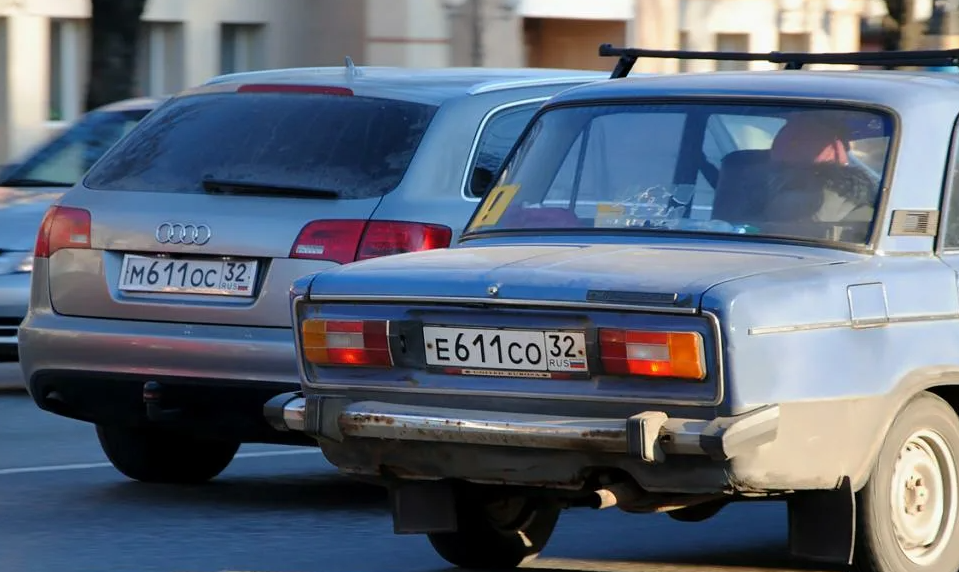
#> input picture lab2.2/lab2.2/number.png, 959 x 572 px
$ python test.py
#> lines starting #> are read from the running program, lines starting #| are printed output that depends on the picture; after the words box and inside, x2 and y2 are one past the last pixel; in counts of white or black regions, pixels touching at a corner belong together
import cv2

cv2.namedWindow('Number detect', cv2.WINDOW_NORMAL)
cascade_number = r'haarcascade_russian_plate_number.xml'
number_cascade = cv2.CascadeClassifier(cascade_number)

img = cv2.imread('number.png')
#> img is the input picture: shape (572, 959, 3); mean B, G, R 119.5, 104.4, 94.2
gray = cv2.cvtColor(img, cv2.COLOR_BGR2GRAY)
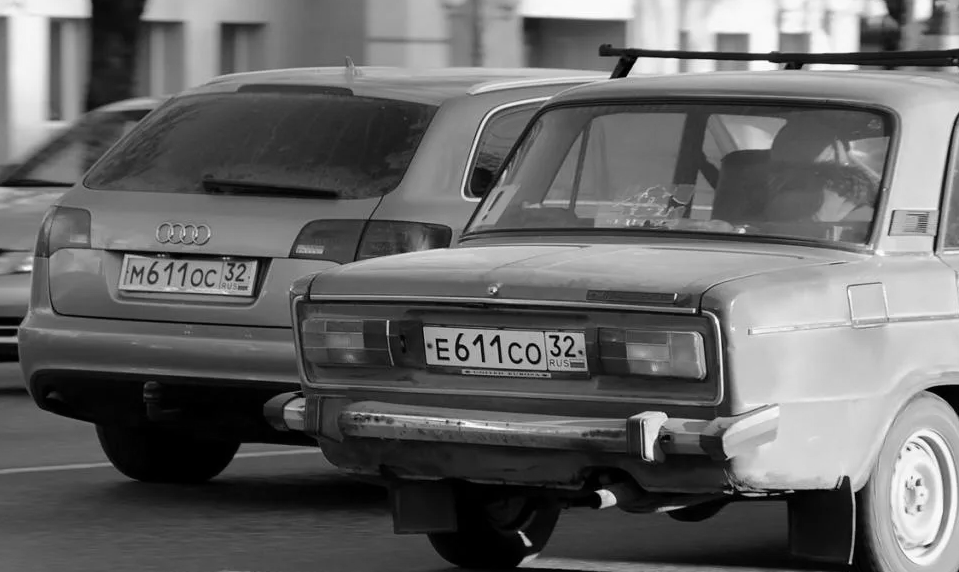
#> gray: shape (572, 959); min 0, max 255, mean 103.1

number = number_cascade.detectMultiScale(gray, scaleFactor=1.1,
                                            minNeighbors=5)
#> number = [[101, 244, 175, 58], [411, 313, 191, 64]]

for x, y, w, h in number:
    cv2.rectangle(img, (x,y), (x+w,y+h), (255,255,0), 2)
#> this loop made 2 passes
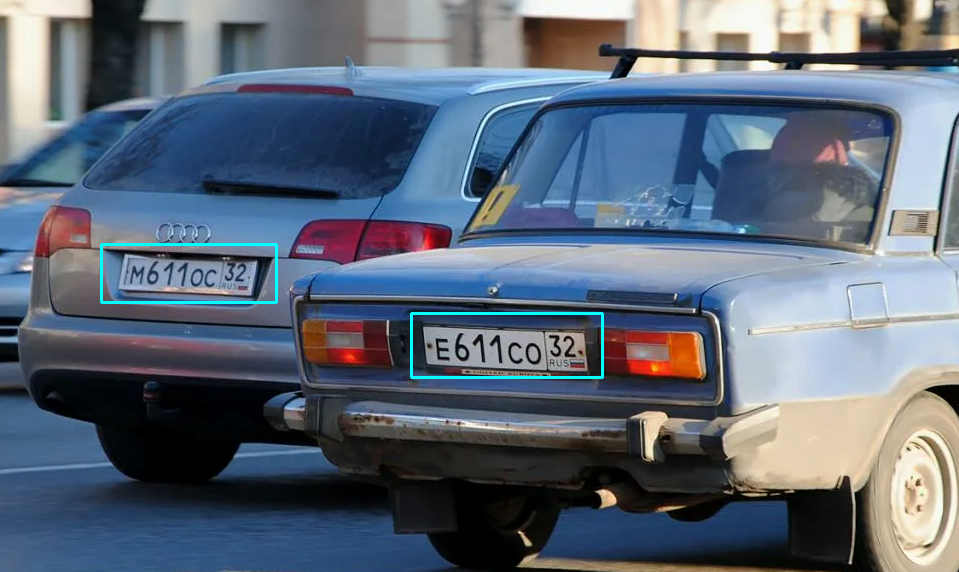
#> img: shape (572, 959, 3); 0.53% of pixels changed, all inside (x1, y1, x2, y2) = (100, 243, 604, 379)

cv2.imshow('Number detect', img)
cv2.waitKey(0)
cv2.destroyAllWindows()

$ run again, with lab2.2/lab2.2/group.jpg saved as lab2.2/lab2.2/number.png
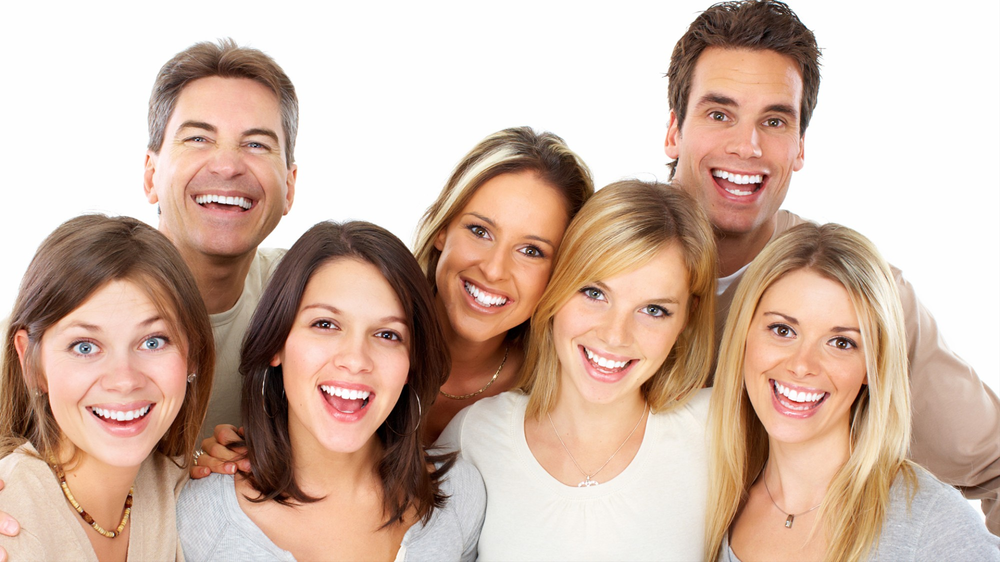
#> input picture lab2.2/lab2.2/group.jpg, 1000 x 562 px, shrunk from 2000 x 1125 before the run
#> img is the input picture: shape (562, 1000, 3); mean B, G, R 165.5, 180.7, 207.2
#> `gray = cv2.cvtColor(img, cv2.COLOR_BGR2GRAY)`:
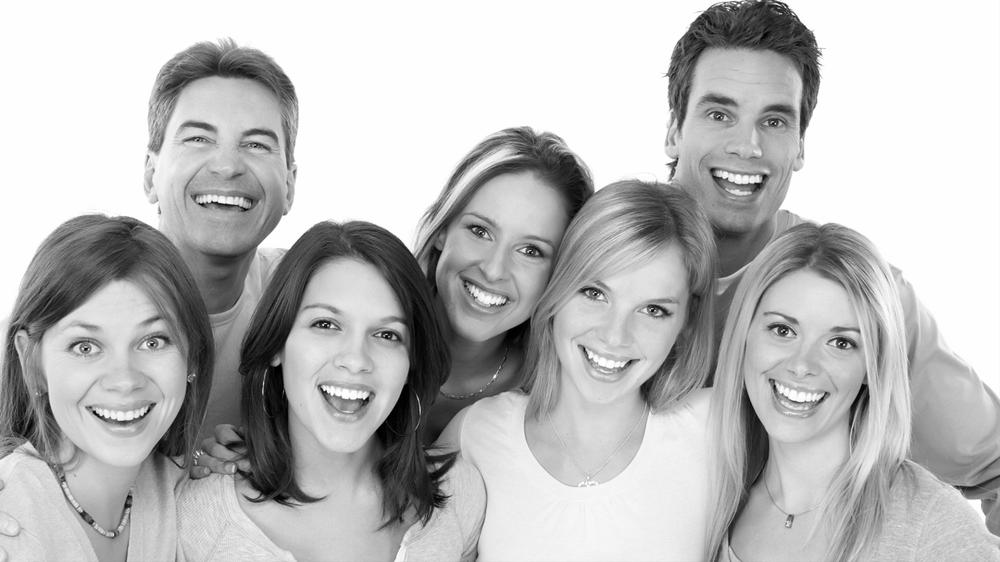
#> gray: shape (562, 1000); min 0, max 255, mean 186.9
#> number = ()

$ run again, with lab2.2/lab2.2/smile.jpg saved as lab2.2/lab2.2/number.png
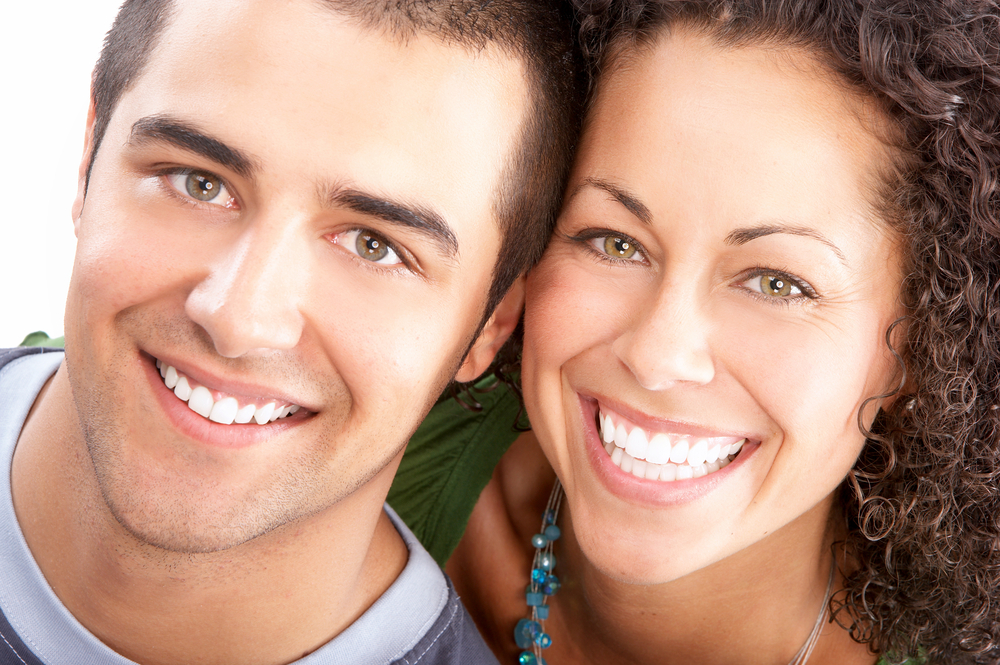
#> input picture lab2.2/lab2.2/smile.jpg, 1000 x 665 px
#> img is the input picture: shape (665, 1000, 3); mean B, G, R 131.2, 148.8, 186.8
#> `gray = cv2.cvtColor(img, cv2.COLOR_BGR2GRAY)`:
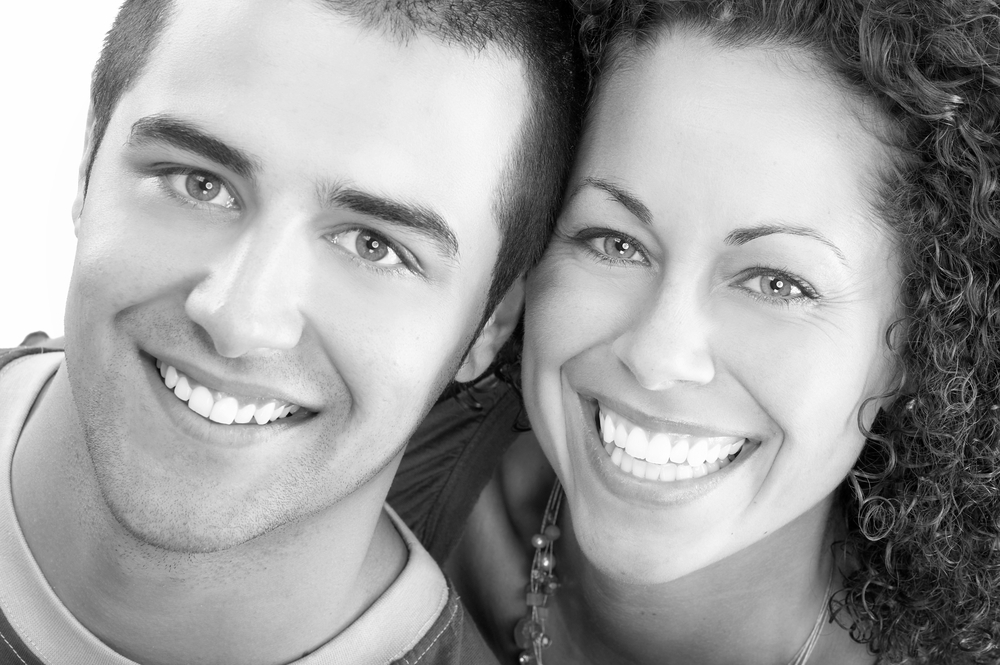
#> gray: shape (665, 1000); min 0, max 255, mean 158.2
#> number = ()
